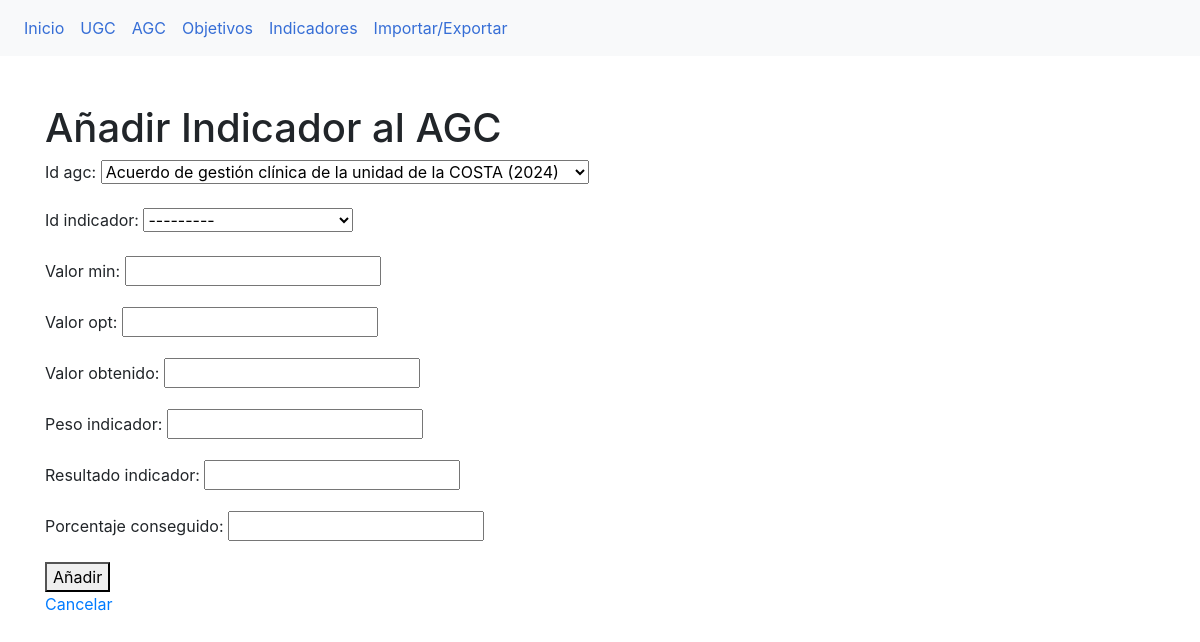
/agc/2/indicadores/crear/, run on the app's committed database.
### myapp/models.py (models this page shows)
class AGC(models.Model):
    id_agc = models.AutoField(primary_key=True)
    descripcion_agc = models.CharField(max_length=255, blank=True, null=True)
    anio_agc = models.IntegerField()
    id_ugc = models.ForeignKey(UGC, on_delete=models.CASCADE)
    def __str__(self):
        return f"{self.descripcion_agc} ({self.anio_agc})"

class Indicador(models.Model):
    id_indicador = models.AutoField(primary_key=True)
    id_objetivo = models.ForeignKey(Objetivo, on_delete=models.CASCADE)
    nombre_indicador = models.CharField(max_length=255)
    descripcion_indicador = models.CharField(max_length=255, blank=True, null=True)
    fuente = models.CharField(max_length=255, blank=True, null=True)
    def __str__(self):
        return self.nombre_indicador

### myapp/views.py (the view, shortened to what this page needs)
# urls.py: path('agc/<int:agc_pk>/indicadores/crear/', CrearAcuerdoIndicadorView.as_view(), name='crear_acuerdo_indicador'),
class CrearAcuerdoIndicadorView(View):
    def get(self, request, agc_pk):
        form = AcuerdoIndicadoresForm(initial={'id_agc': agc_pk})
        return render(request, 'myapp/crear_acuerdo_indicador.html', {'form': form, 'agc_pk': agc_pk})

### myapp/forms.py
class AcuerdoIndicadoresForm(forms.ModelForm):
    class Meta:
        model = AcuerdoIndicadores
        fields = '__all__'

### myapp/templates/myapp/crear_acuerdo_indicador.html (shortened to what this page needs)
{% extends "myapp/base.html" %}
{% block content %}
  <h1>Añadir Indicador al AGC</h1>
  <form method="post">
    {{ form.as_p }}
    <button type="submit">Añadir</button>
  </form>
  <a href="{% url 'gestionar_indicadores_agc' agc_pk %}">Cancelar</a>
{% endblock %}

### static/css/styles.css (style rules this page uses)
body { background-color: #f2f2f2; font-family: 'Arial', sans-serif; }
body { background-color: #f8f9fa; }

### data on the page
AGC: id_agc "Acuerdo de gestión clínica de la unidad de la COSTA (2024)"
Indicador: id_indicador "---------"
